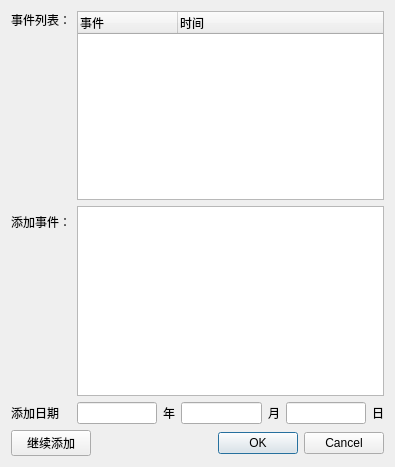
<?xml version="1.0" encoding="UTF-8"?>
<ui version="4.0">
 <class>memo</class>
 <widget class="QDialog" name="memo">
  <property name="geometry">
   <rect>
    <x>0</x>
    <y>0</y>
    <width>395</width>
    <height>467</height>
   </rect>
  </property>
  <property name="windowTitle">
   <string>Dialog</string>
  </property>
  <layout class="QVBoxLayout" name="verticalLayout">
   <item>
    <layout class="QHBoxLayout" name="horizontalLayout_3">
     <item>
      <widget class="QLabel" name="label_6">
       <property name="text">
        <string>事件列表：</string>
       </property>
       <property name="alignment">
        <set>Qt::AlignLeading|Qt::AlignLeft|Qt::AlignTop</set>
       </property>
      </widget>
     </item>
     <item>
      <widget class="QTreeWidget" name="treeWidget">
       <column>
        <property name="text">
         <string>事件</string>
        </property>
       </column>
       <column>
        <property name="text">
         <string>时间</string>
        </property>
       </column>
      </widget>
     </item>
    </layout>
   </item>
   <item>
    <layout class="QFormLayout" name="formLayout">
     <item row="0" column="0">
      <widget class="QLabel" name="label">
       <property name="text">
        <string>添加事件：</string>
       </property>
      </widget>
     </item>
     <item row="1" column="1">
      <layout class="QHBoxLayout" name="horizontalLayout">
       <item>
        <widget class="QLineEdit" name="lineEdit"/>
       </item>
       <item>
        <widget class="QLabel" name="label_3">
         <property name="text">
          <string>年</string>
         </property>
        </widget>
       </item>
       <item>
        <widget class="QLineEdit" name="lineEdit_2"/>
       </item>
       <item>
        <widget class="QLabel" name="label_2">
         <property name="text">
          <string>月</string>
         </property>
        </widget>
       </item>
       <item>
        <widget class="QLineEdit" name="lineEdit_3"/>
       </item>
       <item>
        <widget class="QLabel" name="label_4">
         <property name="text">
          <string>日</string>
         </property>
        </widget>
       </item>
      </layout>
     </item>
     <item row="1" column="0">
      <widget class="QLabel" name="label_5">
       <property name="text">
        <string>添加日期</string>
       </property>
      </widget>
     </item>
     <item row="0" column="1">
      <widget class="QPlainTextEdit" name="plainTextEdit"/>
     </item>
    </layout>
   </item>
   <item>
    <layout class="QHBoxLayout" name="horizontalLayout_2">
     <item>
      <widget class="QPushButton" name="pushButton">
       <property name="text">
        <string>继续添加</string>
       </property>
      </widget>
     </item>
     <item>
      <widget class="QDialogButtonBox" name="buttonBox">
       <property name="orientation">
        <enum>Qt::Horizontal</enum>
       </property>
       <property name="standardButtons">
        <set>QDialogButtonBox::Cancel|QDialogButtonBox::Ok</set>
       </property>
      </widget>
     </item>
    </layout>
   </item>
  </layout>
 </widget>
 <resources/>
 <connections/>
</ui>
